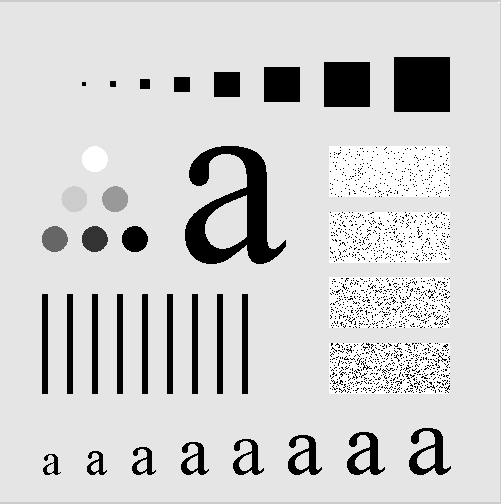
#> input picture Experiment1-4/3.jpg, 501 x 504 px, found by its file name
$ python Experiment3.py
#> lines starting #> are read from the running program, lines starting #| are printed output that depends on the picture; after the words box and inside, x2 and y2 are one past the last pixel; in counts of white or black regions, pixels touching at a corner belong together
import cv2 as cv
import numpy as np

"""
数学形态学是以形态结构元素为基础对图像进行分析的数学工具。
它的基本思想是用具有一定形态的结构元素去度量和提取图像中的对应形状以达到对图像分析和识别的目的。
数学形态学的应用可以简化图像数据，保持它们基本的形状特征，并除去不相干的结构。
数学形态学的基本运算有 4 个：膨胀、腐蚀、开启和闭合。它们在二值图像中和灰度图像中各有特点。
基于这些基本运算还可以推导和组合成各种数学形态学实用算法。
基本的形态运算是腐蚀和膨胀。
在形态学中，结构元素是最重要最基本的概念。结构元素在形态变换中的作用相当于信号处理中的“滤波窗口”。
用 B（x）代表结构元素，对工作空间 E 中的每一点 x，腐蚀和膨胀的定义为：
腐蚀：X = E ⊙ B(x)；
膨胀：Y = E ⊗ B(y)。
用 B（x）对 E 进行膨胀的结果就是把结构元素 B 平移后使 B 与 E 的交集非空的点构成的集合。
先腐蚀后膨胀的过程称为开运算。它具有消除细小物体，在纤细处分离物体和平滑较大物体边界的作用。
先膨胀后腐蚀的过程称为闭运算。它具有填充物体内细小空洞，连接邻近物体和平滑边界的作用。
可见，二值形态膨胀与腐蚀可转化为集合的逻辑运算，算法简单，适于并行处理，且易于硬件实现，适于对二值图像进行图像分割、细化、抽取骨架、边缘提取、形状分析。
但是，在不同的应用场合，结构元素的选择及其相应的处理算法是不一样的，对不同的目标图像需设计不同的结构元素和不同的处理算法。
结构元素的大小、形状选择合适与否，将直接影响图像的形态运算结果。
"""


# 灰度直方图
def img_Mor_function():
    img = cv.imread("Experiment1-4/3.jpg")
#> img is the input picture: shape (504, 501, 3); mean B, G, R 207.3, 207.3, 207.4
    # 灰度化
    img_GRAY = cv.cvtColor(img, cv.COLOR_BGR2GRAY)
    # 二值化
    ret, thresh = cv.threshold(img_GRAY, 127, 255, cv.THRESH_BINARY)
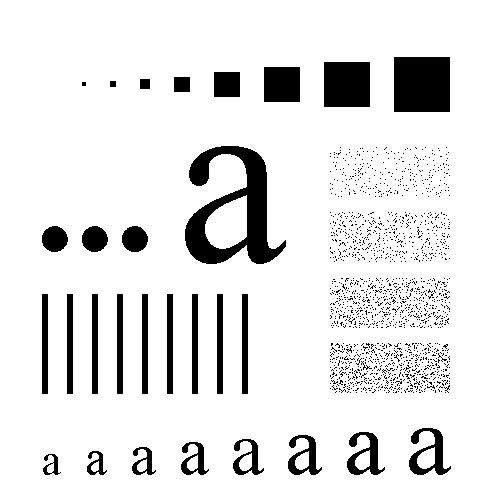
#> thresh: shape (504, 501); 89.6% white; 1561 black regions (1532 under 20 px), largest, box (x1, y1, x2, y2) and area: (185, 146, 286, 264) 5099, (394, 57, 450, 112) 3080, (324, 62, 370, 107) 2070
    # 卷积核为3*3的全1矩阵
    kernel = np.ones((3, 3), np.uint8)
    # 腐蚀
    erosion = cv.erode(thresh, kernel)
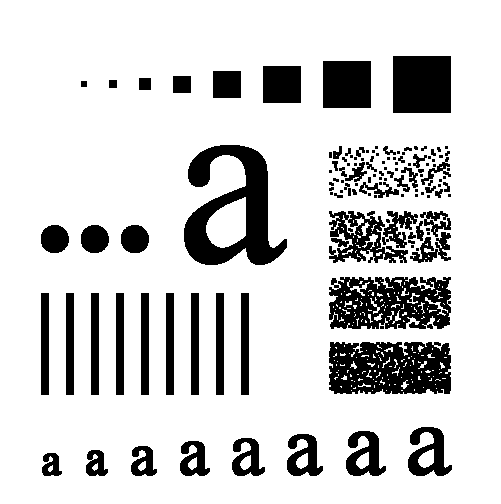
#> erosion: shape (504, 501); 82.1% white; 130 black regions (66 under 20 px), largest, box (x1, y1, x2, y2) and area: (184, 145, 287, 265) 5963, (329, 342, 451, 394) 5320, (329, 277, 451, 329) 4741
    cv.imshow("erosion", erosion)
    cv.waitKey(0)
    # 膨胀
    dilation = cv.dilate(thresh, kernel, iterations=1)
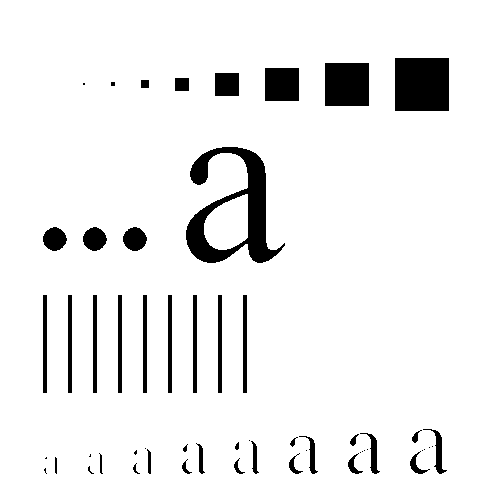
#> dilation: shape (504, 501); 93.1% white; 56 black regions (18 under 20 px), largest, box (x1, y1, x2, y2) and area: (186, 147, 285, 263) 4234, (395, 58, 449, 111) 2862, (325, 63, 369, 106) 1892
    cv.imshow("dilation", dilation)
    cv.waitKey(0)
    # 开运算（先腐蚀再膨胀）
    opening = cv.morphologyEx(thresh, cv.MORPH_OPEN, kernel)
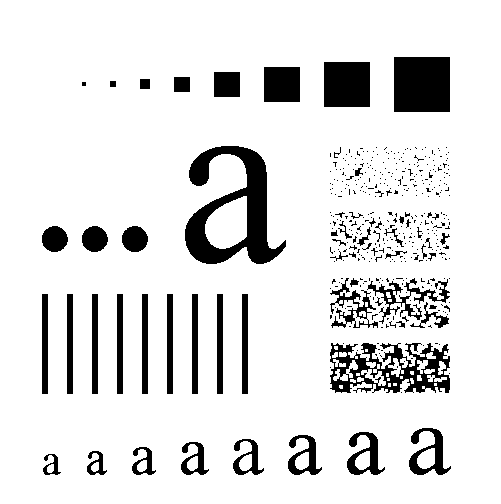
#> opening: shape (504, 501); 88.1% white; 432 black regions (376 under 20 px), largest, box (x1, y1, x2, y2) and area: (185, 146, 286, 264) 5103, (330, 343, 450, 393) 3106, (394, 57, 450, 112) 3080
    cv.imshow("opening", opening)
    cv.waitKey(0)
    # 闭运算（先膨胀再腐蚀）
    closing = cv.morphologyEx(thresh, cv.MORPH_CLOSE, kernel)
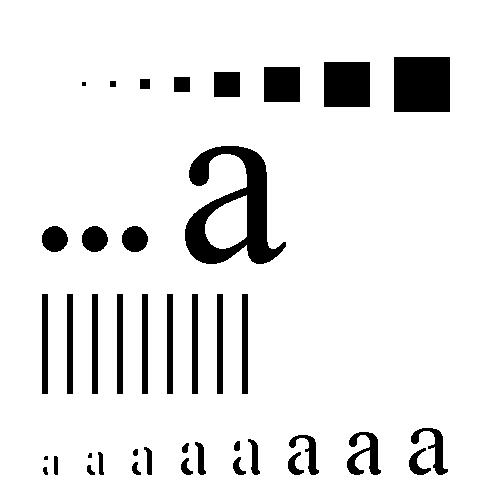
#> closing: shape (504, 501); 90.9% white; 41 black regions (3 under 20 px), largest, box (x1, y1, x2, y2) and area: (185, 146, 286, 264) 5096, (394, 57, 450, 112) 3080, (324, 62, 370, 107) 2070
    cv.imshow("closing", closing)
    cv.waitKey(0)
    cv.destroyAllWindows()


if __name__ == "__main__":
    img_Mor_function()

$ run again, with Experiment1-4/1.jpg copied over Experiment1-4/3.jpg
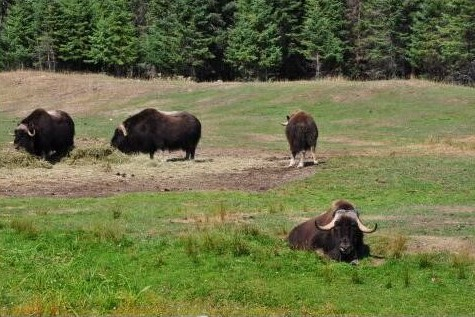
#> input picture Experiment1-4/1.jpg, 475 x 317 px, found by its file name
#> in img_Mor_function, img is the input picture: shape (317, 475, 3); mean B, G, R 69.8, 113.8, 107.5
#> in img_Mor_function, `ret, thresh = cv.threshold(img_GRAY, 127, 255, cv.THRESH_BINARY)`:
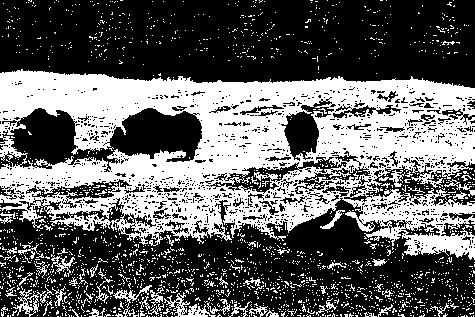
#> thresh: shape (317, 475); 38.6% white; 1934 white regions (1879 under 20 px), largest, box (x1, y1, x2, y2) and area: (0, 69, 475, 260) 49431, (164, 292, 216, 317) 400, (13, 284, 54, 317) 319
#> erosion: shape (317, 475); 18.2% white; 359 white regions (312 under 20 px), largest, box (x1, y1, x2, y2) and area: (0, 71, 475, 189) 18069, (312, 106, 475, 166) 3936, (360, 202, 475, 221) 630
#> dilation: shape (317, 475); 62.7% white; 481 black regions (427 under 20 px), largest, box (x1, y1, x2, y2) and area: (0, 0, 475, 87) 32302, (168, 210, 475, 317) 10338, (111, 109, 201, 161) 2995
#> opening: shape (317, 475); 27.5% white; 194 white regions (109 under 20 px), largest, box (x1, y1, x2, y2) and area: (0, 70, 475, 234) 25054, (311, 103, 475, 169) 6219, (358, 201, 475, 231) 1405
#> in img_Mor_function, `closing = cv.morphologyEx(thresh, cv.MORPH_CLOSE, kernel)`:
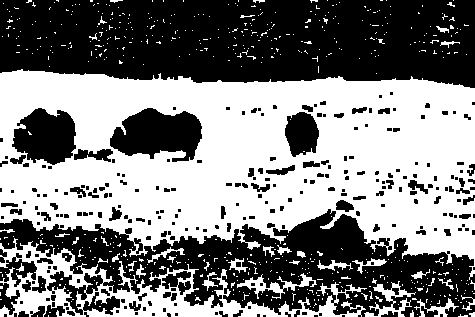
#> closing: shape (317, 475); 50% white; 263 black regions (170 under 20 px), largest, box (x1, y1, x2, y2) and area: (0, 0, 475, 88) 36409, (0, 209, 475, 317) 24279, (110, 108, 202, 162) 3381

$ run again, with Experiment1-4/4.jpg copied over Experiment1-4/3.jpg
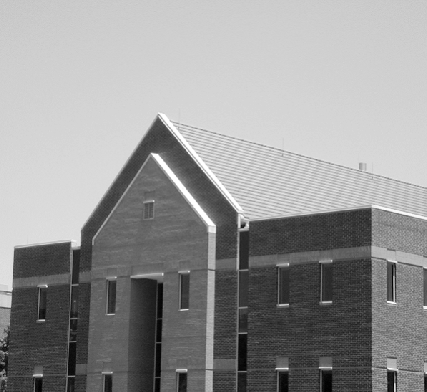
#> input picture Experiment1-4/4.jpg, 427 x 392 px, found by its file name
#> in img_Mor_function, img is the input picture: shape (392, 427, 3); mean B, G, R 149.4, 149.4, 149.4
#> in img_Mor_function, `ret, thresh = cv.threshold(img_GRAY, 127, 255, cv.THRESH_BINARY)`:
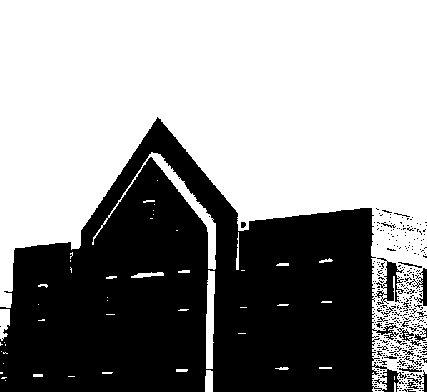
#> thresh: shape (392, 427); 58.6% white; 336 black regions (313 under 20 px), largest, box (x1, y1, x2, y2) and area: (0, 117, 407, 392) 66959, (375, 258, 404, 305) 502, (406, 268, 427, 306) 239
#> erosion: shape (392, 427); 54.4% white; 16 black regions (10 under 20 px), largest, box (x1, y1, x2, y2) and area: (0, 116, 427, 392) 75826, (378, 209, 414, 221) 179, (413, 246, 427, 259) 87, (404, 241, 414, 252) 64, (386, 247, 397, 252) 43, (393, 244, 402, 250) 31
#> dilation: shape (392, 427); 61.8% white; 12 black regions (7 under 20 px), largest, box (x1, y1, x2, y2) and area: (0, 120, 372, 392) 63449, (387, 263, 396, 300) 193, (385, 371, 397, 392) 116, (424, 270, 427, 305) 105, (425, 375, 427, 392) 34
#> opening: shape (392, 427); 56.7% white; 41 black regions (35 under 20 px), largest, box (x1, y1, x2, y2) and area: (0, 117, 427, 392) 72223, (401, 225, 416, 231) 43, (394, 213, 413, 220) 36, (417, 229, 427, 235) 29, (241, 222, 246, 228) 26, (420, 249, 427, 258) 22
#> in img_Mor_function, `closing = cv.morphologyEx(thresh, cv.MORPH_CLOSE, kernel)`:
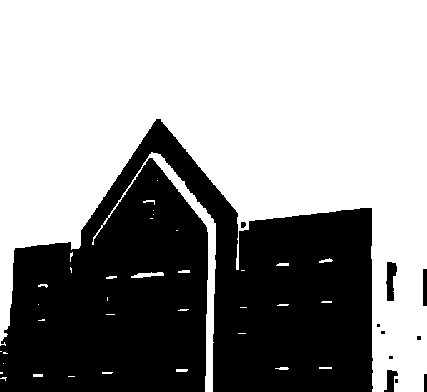
#> closing: shape (392, 427); 60% white; 11 black regions (5 under 20 px), largest, box (x1, y1, x2, y2) and area: (0, 119, 373, 392) 66270, (386, 262, 397, 301) 293, (384, 370, 398, 392) 176, (423, 269, 427, 306) 148, (424, 374, 427, 392) 54, (241, 222, 246, 228) 26
